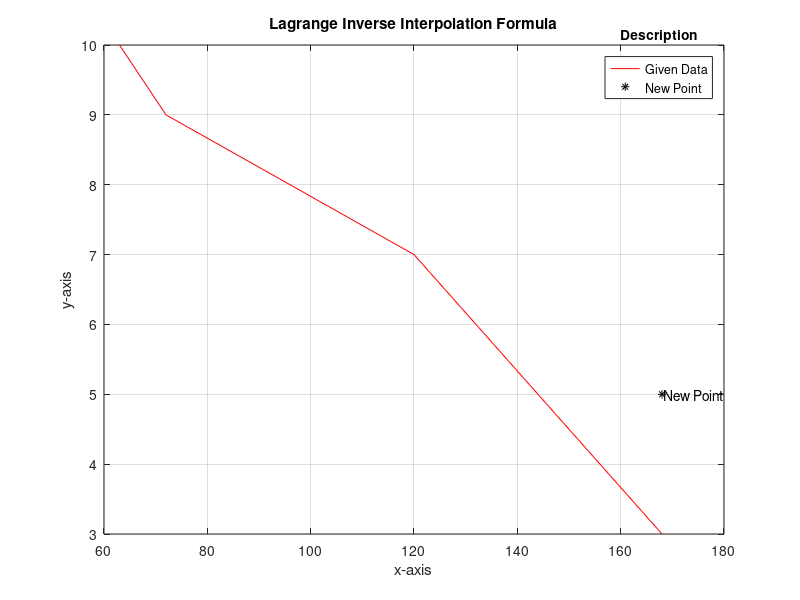

The MATLAB script that drew this image:
clear all
clc
A = [168, 120, 72, 63];
B = [3, 7, 9, 10];
l = length(B);
x = 0;
y = input("Enter a Point: ");
for iteration = 1 : l
   num = 1;
   denum = 1;
   for i = 1 : l
       if(iteration ~= i)
           num = num * (y - B(i));
           denum = denum * (B(iteration) - B(i));
       end
   end
   x = x + (num / denum) * A(iteration);
end
fprintf("Interpolated Value Using Lagrange Inverse Interpolation at (Y = %.4f): %.4f\n", y, x); 
plot(A, B, 'red');
hold on
plot(x, y, 'black*')
xlabel('x-axis'); ylabel('y-axis')
title('Lagrange Inverse Interpolation Formula')
title(legend, 'Description')
legend('Given Data', 'New Point')
text(x + .2, y, 'New Point')
grid on
hold off
